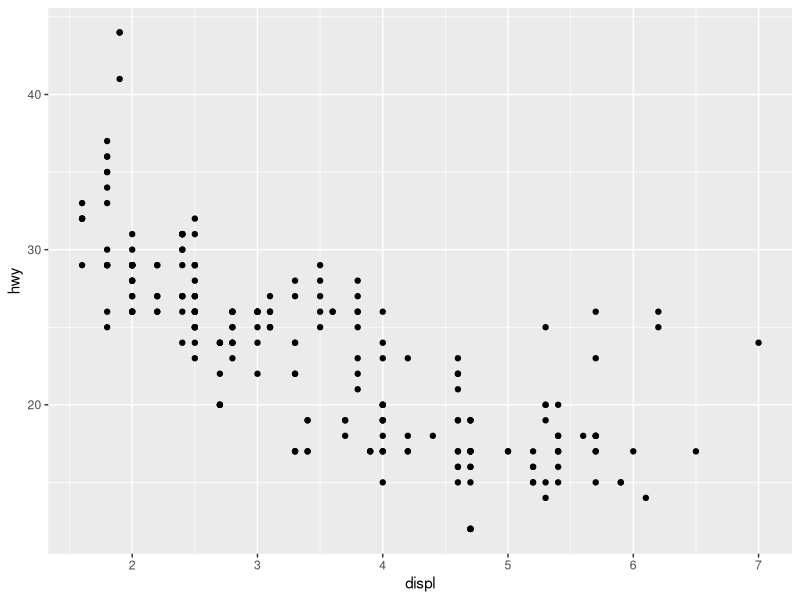
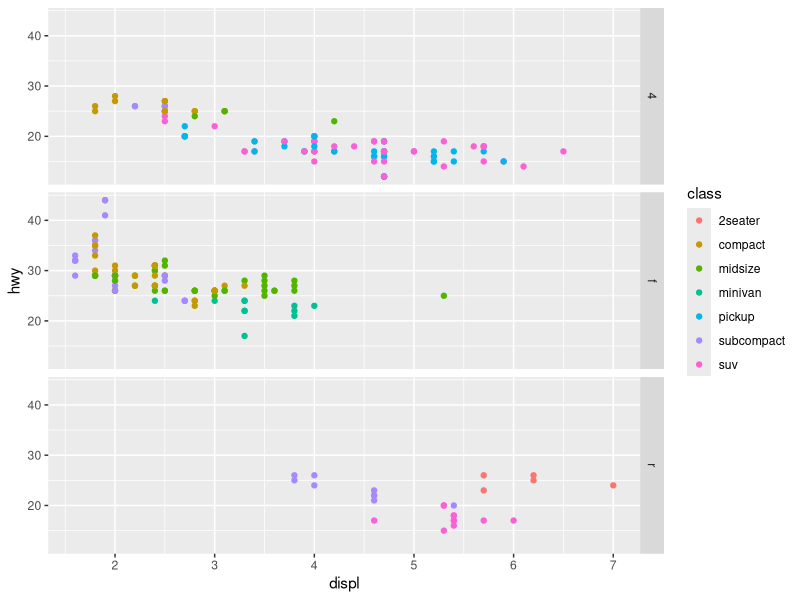
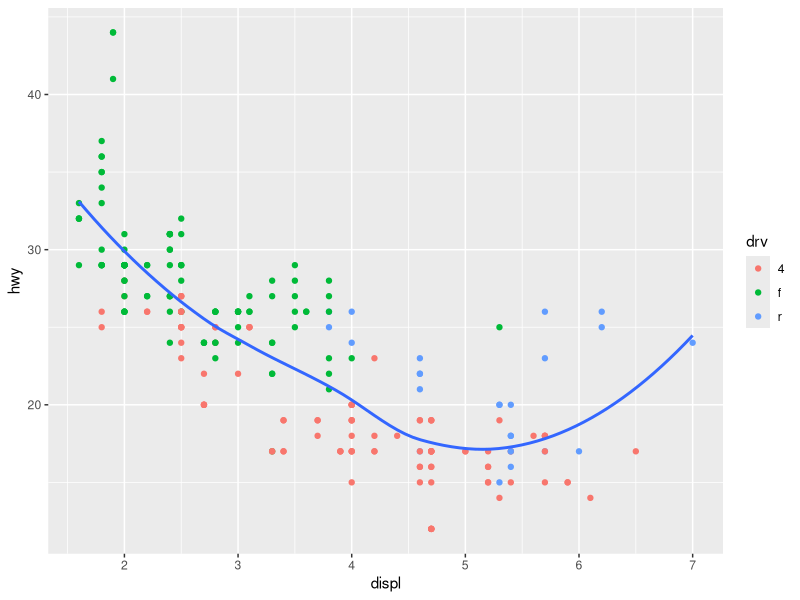

These figures' R source, in order:
## ---- chunk 1
data = read.csv("VoitureDS.csv",header = T, sep = ";")
library(dplyr)
library(ggplot2)
## ---- chunk 2
summary(data)
str(data)
## ---- chunk 3
filter(data, between(year, 1999 , 2008))
## ---- chunk 4
newData = data
newData$year[is.na(newData$year)]<-1999
newData
## ---- chunk 5
newData$fl<-gsub("\\$", "r", newData$fl)
newData
## ---- chunk 6
newData$hwy<-gsub("\\%", 17, newData$hwy)
newData$hwy<-as.numeric(newData$hwy)
newData
## ---- chunk 7
newData<- newData[!is.na(newData$manufacturer),]
## ---- chunk 8
newData$drv<-as.character(newData$drv)
p<-ggplot(data=newData)+ aes(x= displ, y= hwy)+ geom_point()
p
## ---- chunk 9
p2 <- ggplot(newData, aes(displ, hwy, colour = class,)) + geom_point()+ facet_grid(vars(drv))
p2
## ---- chunk 10
p3<-ggplot(data=newData)+ geom_point(aes(x= displ, y= hwy, colour = drv)) + geom_smooth(fill= NA,aes(x= displ, y= hwy))
p3
